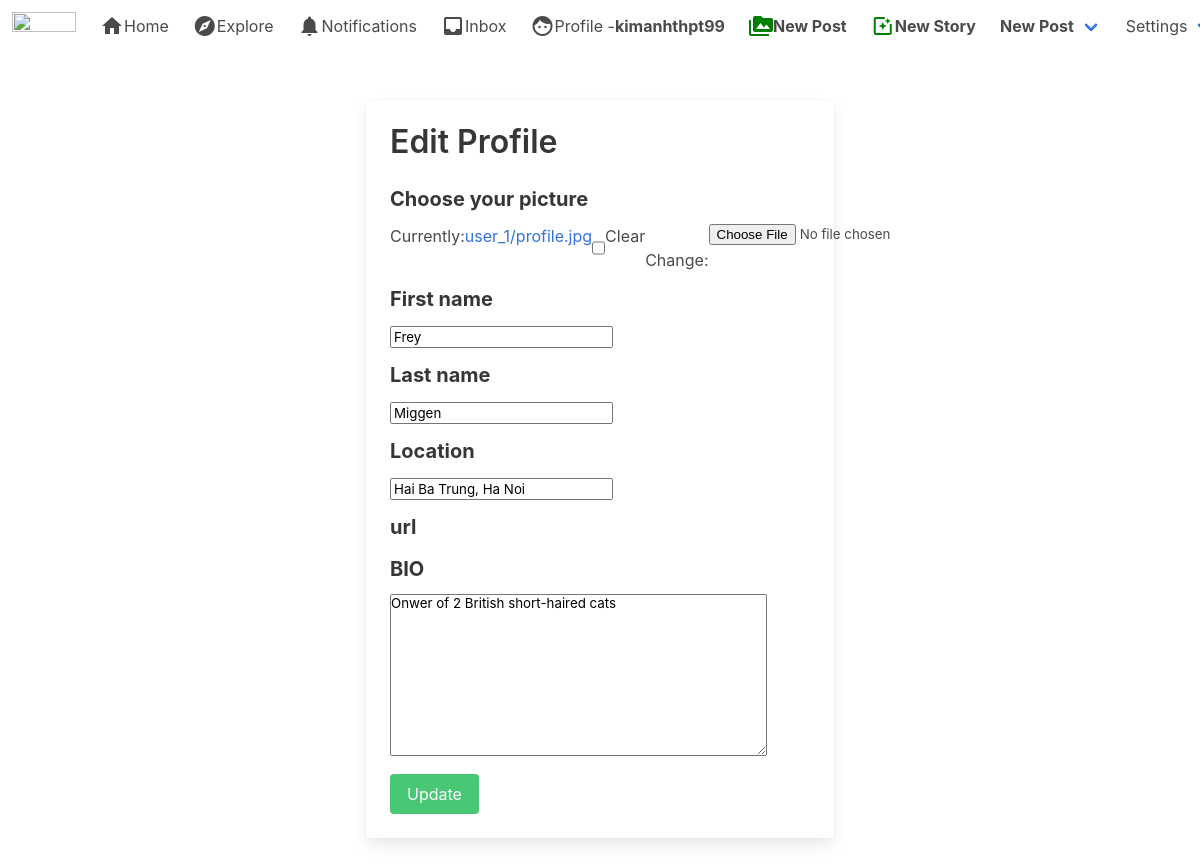
/user/profile/edit (signed in), run on the app's committed database.
### authy/models.py (models this page shows, shortened)
class User(AbstractBaseUser,PermissionsMixin):
    email = models.EmailField(blank=True,default='',unique=True)
    name = models.CharField(max_length=150,blank=True,default='')
    is_active = models.BooleanField(default=True)
    is_superuser = models.BooleanField(default=False)
    is_staff = models.BooleanField(default=False)
    objects = CustomUserManager()
    USERNAME_FIELD = 'email'
    EMAIL_FIELD = 'email'
    REQUIRED_FIELDS = []
    class Meta:
        verbose_name = 'User'
        verbose_name_plural = 'Users'
    def get_short_name(self):
        return self.name or self.email.split('@')[0]

class Profile(models.Model):
    user = models.OneToOneField(User, on_delete=models.CASCADE, related_name='profile')
    first_name = models.CharField(max_length=50, null=True, blank=True)
    last_name = models.CharField(max_length=50, null=True, blank=True)
    location = models.CharField(max_length=50, null=True, blank=True)
    url = models.CharField(max_length=80, null=True, blank=True)
    profile_info = models.TextField(max_length=150, null=True, blank=True)
    created = models.DateField(auto_now_add=True)
    slug = models.SlugField(unique=True, blank=True)
    picture = models.ImageField(upload_to=user_directory_path, blank=True, null=True, verbose_name='Picture')

### authy/views.py (the view)
# urls.py: path('profile/edit', EditProfile, name='edit-profile'),
@login_required
def EditProfile(request):
	user = request.user
	profile = Profile.objects.get(user=user)
	BASE_WIDTH = 400
	data = {'last_name':profile.last_name,
		'first_name': profile.first_name,
		'profile_info':profile.profile_info,
		'location': profile.location,
		}
	if request.method == 'POST':
		form = ProfileUpdateForm(request.POST, request.FILES,instance=profile)
		if form.is_valid():
			form.save()
			return redirect('profile',slug=profile.slug)
	else:
		form = ProfileUpdateForm(instance=profile)
	context = {
		'form':form,
		'profile':profile,
		'requesting_profile':profile
	}
	return render(request, 'edit_profile.html', context)

### authy/forms.py (shortened to what this page needs)
class ProfileUpdateForm(forms.ModelForm):
	picture = forms.ImageField(required=False)
	first_name = forms.CharField(max_length=50, required=False)
	last_name = forms.CharField(max_length=50, required=False)
	location = forms.CharField(max_length=50, required=False)
	profile_info = forms.CharField(widget=forms.Textarea, max_length=150, required=False)
	class Meta:
		model = Profile
		fields = ('picture','first_name', 'last_name', 'location', 'profile_info')

### direct/views.py (called while the page is built)
def checkDirects(request):
	directs_count = 0
	if request.user.is_authenticated:
		directs_count = Message.objects.filter(user=request.user, is_read=False).count()
	return {'directs_count':directs_count}

### notifications/views.py (called while the page is built)
def CountNotifications(request):
	count_notifications = 0
	if request.user.is_authenticated:
		count_notifications = Notification.objects.filter(user=request.user, is_seen=False).count()
	return {'count_notifications':count_notifications}

### instagram_clone/templates/edit_profile.html (shortened to what this page needs)
{% extends 'base.html' %}
{% load static %}
{% block content %}
<div class="columns is-mobile">
  <div class="column is-half is-offset-one-quarter">
    <div class="card">
    <div class="card-content">
    <form method="post" enctype="multipart/form-data" action="" role="form">
    <h3 class="title is-3">Edit Profile</h3>
          <div class="field">
              <label class="label is-medium">Choose your picture</label>
              <div class="file is-boxed">
                {{ form.picture }}
              </div>
          </div>
          <div class="field">
              <label class="label is-medium">First name</label>
              <div class="control">
                {{ form.first_name }}
              </div>
          </div>
          <div class="field">
              <label class="label is-medium">Last name</label>
              <div class="control">
                {{ form.last_name }}
              </div>
          </div>
          <div class="field">
              <label class="label is-medium">Location</label>
              <div class="control">
                {{ form.location }}
              </div>
          </div>
          <div class="field">
              <label class="label is-medium">url</label>
          </div>
          <div class="field">
              <label class="label is-medium">BIO</label>
              <div class="control">
                {{ form.profile_info }}
              </div>
          </div>
      <div class="field">
      <p class="control">
        <button type="submit" value="login" class="button is-success">
          Update
        </button>
      </p>
    </div>
    </form>
  </div>
</div>
  </div>
</div>
{% endblock %}

### instagram_clone/templates/base.html (shortened to what this page needs)
{% load static %}
<!DOCTYPE html>
<html>
  <head>
    <link rel="stylesheet" href="{% static 'css/bulma.min.css' %}">
    <link rel="stylesheet" href="{% static 'css/style.css' %}">
  </head>
  <body>
  <nav class="navbar" role="navigation" aria-label="main navigation">
  <div class="navbar-brand">
    <a class="navbar-item" href="#">
      <img src="{% static 'img/instagram_black.png' %}" width="64" height="64">
    </a>
  </div>
  <div id="navbarBasicExample" class="navbar-menu">
    <div class="navbar-start">
      <a href="{% url 'newsfeed' %}" class="navbar-item">
        <i class="material-icons">home</i>
        Home
      </a>
      <a class="navbar-item">
        <i class="material-icons">explore</i>
        Explore
      </a>
      <a href="#" class="navbar-item">
        <i class="material-icons">notifications</i>
        Notifications
      </a>
      <a href="#" class="navbar-item">
        <i class="material-icons">inbox</i>
        Inbox
      </a>
      <a href="{% url 'profile' requesting_profile.slug %}" class="navbar-item">
        <i class="material-icons">face</i>
        Profile - <strong>{{ request.user.get_short_name }}</strong>
      </a>
        <a href="{% url 'post:newpost' %}" class="navbar-item">
          <i style="color: green;" class="material-icons">perm_media</i>
          <strong>New Post</strong>
        </a>
        <a href="{% url 'stories:newstory' %}" class="navbar-item">
          <i style="color: green;" class="material-icons">photo_filter</i>
          <strong>New Story</strong>
        </a>
      <div class="navbar-item has-dropdown is-hoverable">
        <a class="navbar-link">
        <strong>New Post</strong>
        </a>
      </div>
      <div class="navbar-item has-dropdown is-hoverable">
        <a class="navbar-link">
          Settings
        </a>
      </div>
    </div>
  </div>
</nav>
  <section class="section">
    <div class="container">
      {% block content %}
      {% endblock %}
    </div>
  </section>
  </body>
</html>

### instagram_clone/static/css/style.css (style rules this page uses)
* { box-sizing:border-box }

### data on the page
User: user.get_short_name "kimanhthpt99"
Profile: first_name "Frey", last_name "Miggen", location "Hai Ba Trung, Ha Noi", profile_info "Onwer of 2 British short-haired cats"
